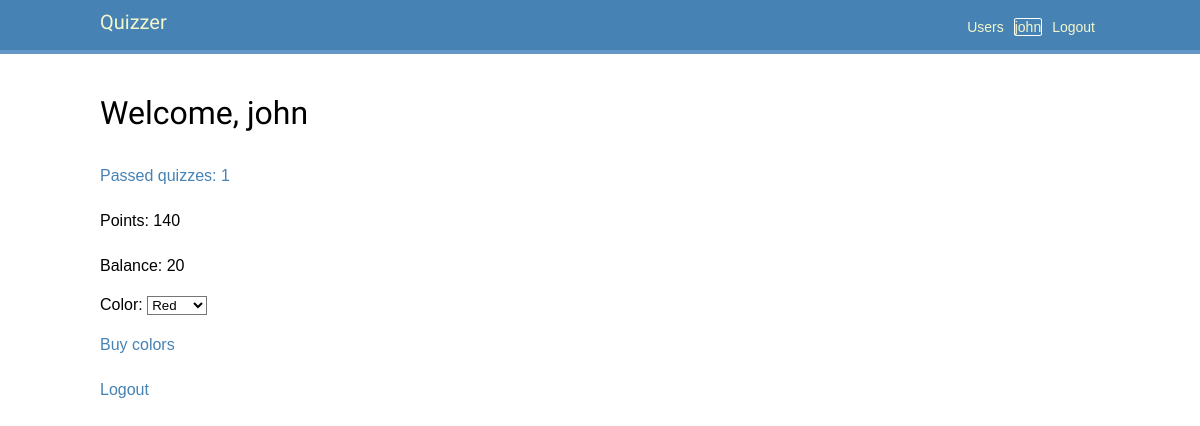
Page /users/profile/4 (signed in) on the earlier database version.
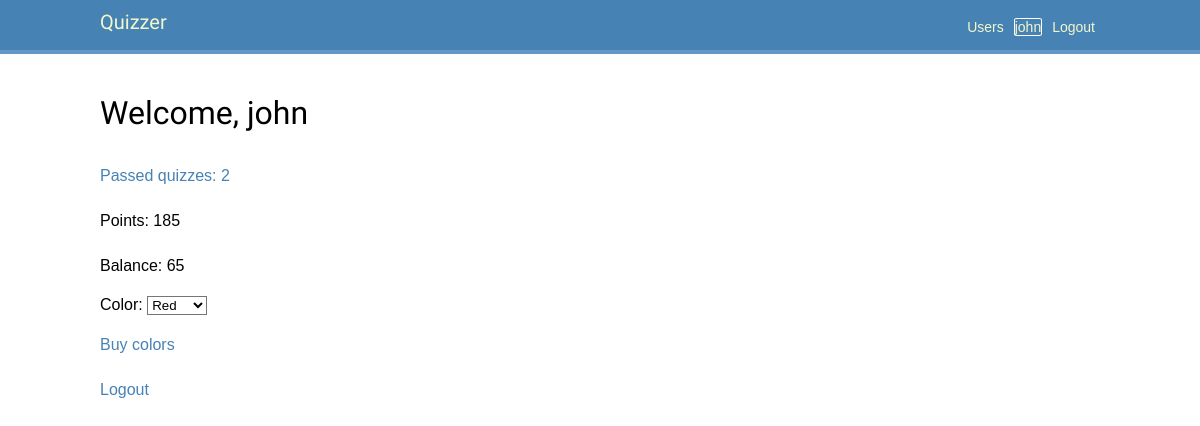
Same page on the later database version.
### users/models.py (models this page shows, shortened)
class User(AbstractUser):
    balance = models.IntegerField(default=0)
    color = models.ForeignKey(to=Color, on_delete=models.CASCADE,
        related_name='users')  # default= ?
    colors = models.ManyToManyField(Color)  # Need to add default (fabrik?)
    answers = models.ManyToManyField(Answer, blank=True)
    @property
    def total_points(self) -> int:  # total_score? rating?
        return self.answers.filter(
            correctanswer__answer_id=models.F('id')  # the answer is correct
        ).aggregate(
            models.Sum('question__points')
        )['question__points__sum'] or 0  # get('question__points__sum', 0)
    def passed_quizzes(self) -> set[Quiz]:
        return {answer.question.quiz for answer in self.answers.all()}
    @property
    def passed_quizzes_count(self) -> int:
        return len(self.passed_quizzes())

### quizzes/models.py (models this page shows, shortened)
class Answer(models.Model):
    text = models.CharField(max_length=512)
    question = models.ForeignKey(to=Question, on_delete=models.CASCADE,
                                 related_name='answers')

class Question(models.Model):
    text = models.CharField(max_length=512)
    quiz = models.ForeignKey(to=Quiz, on_delete=models.CASCADE,
                             related_name='questions')
    points = models.IntegerField(default=0)  # Amount of points for correct answer

class Quiz(models.Model):
    title = models.CharField(max_length=128)
    description = models.CharField(max_length=512)

### users/views.py (the view, shortened to what this page needs)
# urls.py: path('profile/<int:pk>', ProfileView.as_view(), name='profile'),
class ProfileView(LoginRequiredMixin, DetailView):
    login_url = 'users:login'
    model = USER
    template_name = 'users/profile.html'

### users/templates/users/profile.html (shortened to what this page needs)
{% extends "base.html" %}
{% block content %}
    <h1>Welcome, {{ request.user.username }}</h1>
    <p>
        <a href="{% url 'quizzes:user_result' %}">
            Passed quizzes: {{ request.user.passed_quizzes_count }}
        </a>
    </p>
    <p>Points: {{ request.user.total_points }}</p>
    <p>Balance: {{ request.user.balance }}</p>
        <p>
            {% if object.colors.all %}
                <form action="{% url 'users:profile' request.user.id %}" method="post">
                    Color:
                    <select type="submit" onchange="this.form.submit()" name="choice"
                        style="background-color: {{ request.user.color.value }};"
                    >
                        {% for color in object.colors.all %}
                            <option
                                value="{{ color.pk }}"
                                style="background-color: {{ color.value }};"
                                {% if object.color.pk == color.pk %}selected{% endif %}>
                                {{ color.name }}
                            </option>
                        {% endfor %}
                    </select>
                </form>
            {% else %}
                Color:
                <select>
                    <option value="0">no colors</option>
                </select>
            {% endif %}
        </p>
    <p><a href="{% url 'shop:colors' %}">Buy colors</a></p>
    <p><a href="{% url 'users:logout' %}">Logout</a></p>
{% endblock %}

### users/templates/base.html (shortened to what this page needs)
{% load static %}
<!DOCTYPE html>
<html>
<head>
    <link href="{% static 'css/base.css' %}" rel="stylesheet">
</head>
<body>
    <div id="header">
        <span class="logo"><a href="{% url 'quizzes:quiz_list' %}">Quizzer</a></span>
        {% if request.user.is_authenticated %}
            <span class="user"><a href="{% url 'users:logout' %}"> Logout </a></span>
            <span class="user"><a
                href="{% url 'users:profile' request.user.id %}"
                style="
                    border-style: solid;
                    border-width: 1px;
                    border-radius: 10%;
                    border-color:{{ request.user.color.value }};"
            >
                {{ request.user.username }}
            </a></span>
        {% else %}
            <span class="user"><a href="{% url 'users:login' %}"> Login </a></span>
            <span class="user"><a href="{% url 'users:register' %}"> Register </a></span>
        {% endif %}
        <span class="user"><a href="{% url 'users:user_list' %}"> Users </a></span>
    </div>
    <div id="content">
        {% block content %}
        {% endblock %}
    </div>
</body>
</html>

Differences in the rows shown:
changed User "john": user.passed_quizzes_count "1" → "2"; user.total_points "140" → "185"; user.balance "20" → "65"
